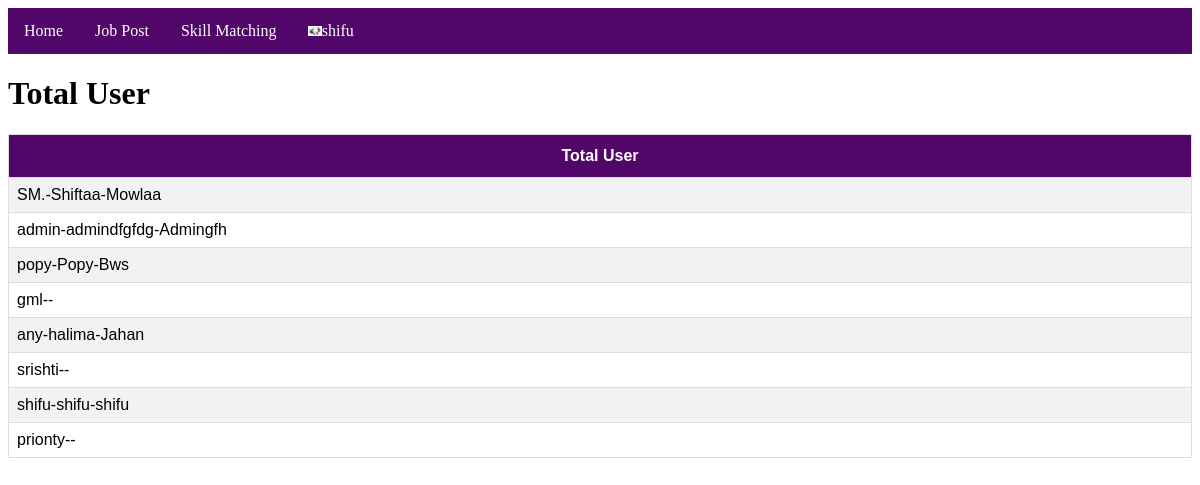
The app's page /totaluser/ (signed in) with its own data.
### myapp/models.py (models this page shows, shortened)
class Custom_user(AbstractUser):
    USER=[
        ('recruiters','Recruiters'),
        ('jobseeker','Jobseeker')
    ]
    user_type=models.CharField(choices=USER,max_length=100,null=True)
    Display_name=models.CharField(max_length=100,null=True)

class jobseekerProfileModel(models.Model):
    skills=[
        ('programing', 'Programing'),
        ('graphics_design', 'Graphics Design'),
        ('resarch', 'Resarch'),
    ]
    user=models.OneToOneField(Custom_user,on_delete=models.CASCADE,related_name='viewersProfile', null=True)
    Skills = models.CharField(choices=skills,max_length=255, null=True)
    Image=models.ImageField(upload_to='Media/Blog_Pic',null=True)

### myproject/views.py (the view)
# urls.py: path('totaluser/', totaluser, name='totaluser'),
def totaluser(req):
    data=Custom_user.objects.all()
    context = {
        'data': data
    }
    return render(req,'alluser.html',context)

### template/alluser.html (shortened to what this page needs)
{% extends 'base.html' %}
{% block body %}
<!DOCTYPE html>
<html>
<head>
</head>
<body>
<h1>Total User</h1>
<table id="customers">
  <tr>
    <th>Total User</th>
  </tr>
  {% for i in data %}
  <tr >
    <td>{{i.username}}-{{i.first_name}}-{{i.last_name}}</td>
  </tr>
  {% endfor %}
</table>
</body>
</html>
{% endblock body %}

### template/base.html (shortened to what this page needs)
<!DOCTYPE html>
<html>
<head>
</head>
<body>
<ul>
    <li><a class="active" href="{% url 'home' %}">Home</a></li>
    <li><a class="active" href="{% url 'jobfeed' %}">Job Post</a></li>
    {% if user.user_type == 'jobseeker' %}
    <li><a href="{% url 'skillmatching' %}">Skill Matching</a></li>
    <li class="dropdown">
      <a  href="javascript:void(0)"  class="dropbtn"><img height="10px" src="/{{ user.viewersProfile.Image }}" alt="Company Logo">{{ user.username }}</a>
    </li>
    {% endif %}
</ul>
{% block body %}
{% endblock body %}
</body>
</html>

### template/base.html (style rules this page uses)
body { background-color:white; }
ul { list-style-type: none; margin: 0; padding: 0; overflow: hidden; background-color: #51066a; }
li { float: left; }
li a, .dropbtn { display: inline-block; color: white; text-align: center; padding: 14px 16px; text-decoration: none; }
li.dropdown { display: inline-block; }

### template/alluser.html (style rules this page uses)
#customers { font-family: Arial, Helvetica, sans-serif; border-collapse: collapse; width: 100%; }
#customers td, #customers th { border: 1px solid #ddd; padding: 8px; }
#customers tr:nth-child(even) { background-color: #f2f2f2; }
#customers th { padding-top: 12px; padding-bottom: 12px; text-align: center; background-color: #51066a; color: white; }

### records on screen
Custom_user: viewersProfile.Image (picture), username "shifu", first_name "shifu", last_name "shifu"
Custom_user: username "SM.", first_name "Shiftaa", last_name "Mowlaa"
Custom_user: username "admin", first_name "admindfgfdg", last_name "Admingfh"
Custom_user: username "popy", first_name "Popy", last_name "Bws"
Custom_user: username "gml"
Custom_user: username "any", first_name "halima", last_name "Jahan"
Custom_user: username "srishti"
Custom_user: username "prionty"
